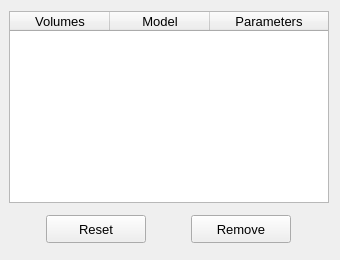
        <widget class="QWidget" name="tab_list">
         <attribute name="title">
          <string>List</string>
         </attribute>
         <layout class="QGridLayout" name="gridLayout_16">
          <property name="leftMargin">
           <number>9</number>
          </property>
          <item row="0" column="0">
           <widget class="QTreeWidget" name="treeWidget_porous_material_model">
            <property name="minimumSize">
             <size>
              <width>320</width>
              <height>100</height>
             </size>
            </property>
            <property name="maximumSize">
             <size>
              <width>16777215</width>
              <height>200</height>
             </size>
            </property>
            <property name="font">
             <font>
              <family>MS Shell Dlg 2</family>
              <pointsize>10</pointsize>
              <italic>false</italic>
             </font>
            </property>
            <property name="toolTip">
             <string>Select a face to remove the previously attributed boundary condition.</string>
            </property>
            <property name="indentation">
             <number>1</number>
            </property>
            <property name="headerHidden">
             <bool>false</bool>
            </property>
            <attribute name="headerHighlightSections">
             <bool>false</bool>
            </attribute>
            <attribute name="headerShowSortIndicator" stdset="0">
             <bool>false</bool>
            </attribute>
            <attribute name="headerStretchLastSection">
             <bool>true</bool>
            </attribute>
            <column>
             <property name="text">
              <string>Volumes</string>
             </property>
             <property name="textAlignment">
              <set>AlignCenter</set>
             </property>
            </column>
            <column>
             <property name="text">
              <string>Model</string>
             </property>
             <property name="textAlignment">
              <set>AlignCenter</set>
             </property>
            </column>
            <column>
             <property name="text">
              <string>Parameters</string>
             </property>
             <property name="textAlignment">
              <set>AlignCenter</set>
             </property>
            </column>
           </widget>
          </item>
          <item row="1" column="0">
           <widget class="QFrame" name="frame_3">
            <property name="minimumSize">
             <size>
              <width>320</width>
              <height>40</height>
             </size>
            </property>
            <property name="maximumSize">
             <size>
              <width>16777215</width>
              <height>40</height>
             </size>
            </property>
            <property name="frameShape">
             <enum>QFrame::NoFrame</enum>
            </property>
            <property name="frameShadow">
             <enum>QFrame::Raised</enum>
            </property>
            <layout class="QGridLayout" name="gridLayout_15">
             <property name="leftMargin">
              <number>4</number>
             </property>
             <property name="topMargin">
              <number>4</number>
             </property>
             <property name="rightMargin">
              <number>4</number>
             </property>
             <property name="bottomMargin">
              <number>4</number>
             </property>
             <property name="horizontalSpacing">
              <number>12</number>
             </property>
             <item row="0" column="0">
              <widget class="QPushButton" name="pushButton_reset">
               <property name="minimumSize">
                <size>
                 <width>100</width>
                 <height>28</height>
                </size>
               </property>
               <property name="maximumSize">
                <size>
                 <width>100</width>
                 <height>28</height>
                </size>
               </property>
               <property name="font">
                <font>
                 <family>MS Shell Dlg 2</family>
                 <pointsize>10</pointsize>
                 <weight>50</weight>
                 <italic>false</italic>
                 <bold>false</bold>
                </font>
               </property>
               <property name="styleSheet">
                <string notr="true"/>
               </property>
               <property name="text">
                <string>Reset</string>
               </property>
              </widget>
             </item>
             <item row="0" column="1">
              <widget class="QPushButton" name="pushButton_remove">
               <property name="minimumSize">
                <size>
                 <width>100</width>
                 <height>28</height>
                </size>
               </property>
               <property name="maximumSize">
                <size>
                 <width>100</width>
                 <height>28</height>
                </size>
               </property>
               <property name="font">
                <font>
                 <family>MS Shell Dlg 2</family>
                 <pointsize>10</pointsize>
                 <weight>50</weight>
                 <italic>false</italic>
                 <bold>false</bold>
                </font>
               </property>
               <property name="styleSheet">
                <string notr="true"/>
               </property>
               <property name="text">
                <string>Remove</string>
               </property>
              </widget>
             </item>
            </layout>
           </widget>
          </item>
         </layout>
        </widget>
